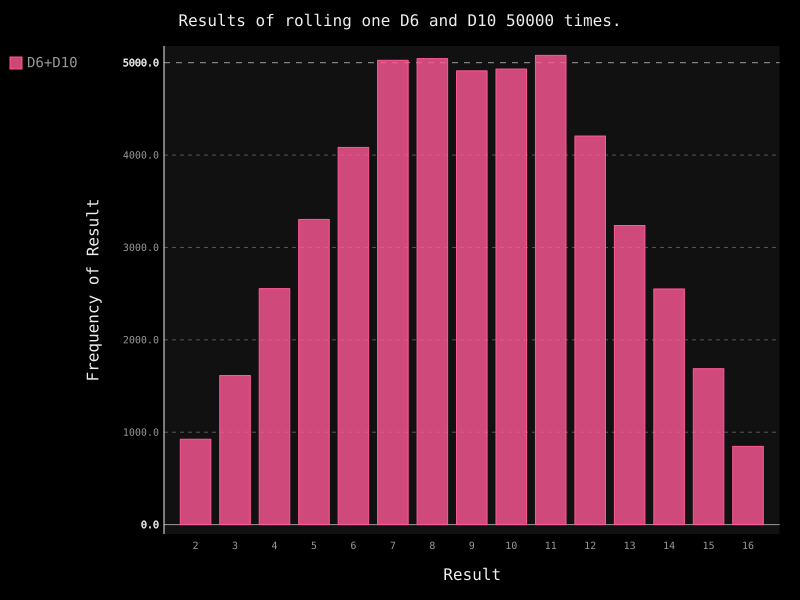

This figure's Python source:
import pygal
from die import Die

#创建D6,D10的骰子
die_1 = Die()
die_2 = Die(10)

#掷n次骰子并将结果保存在一个列表中
results = []
for roll_num in range(50000):
	result = die_1.roll() + die_2.roll()
	results.append(result)

#分析结果
frequencies = []
max_result = die_1.num_sides + die_2.num_sides#最小为2最大为12
for value in range(2,max_result+1):
	frequencie = results.count(value)#每一面出现的次数
	frequencies.append(frequencie)

#绘制直方图可视化结果
hist = pygal.Bar()
hist.title = "Results of rolling one D6 and D10 50000 times."
hist.x_labels = list(str(x) for x in range(2,16+1)) #标签必须为字符串
hist.x_title = "Result"
hist.y_title = "Frequency of Result"

hist.add('D6+D10',frequencies)
hist.render_to_file('die_visual.svg')
